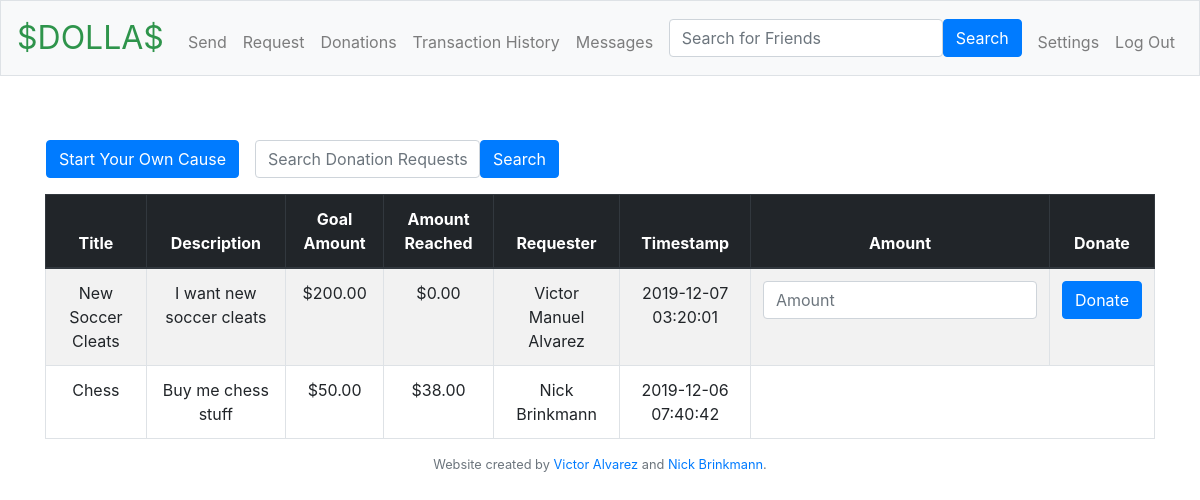
Screenshot of /donations (signed in) with the database file from the repository.
### tables this page shows
CREATE TABLE donation_reqs ( id INTEGER PRIMARY KEY AUTOINCREMENT NOT NULL, requester_id INTEGER NOT NULL, goal NUMERIC DEFAULT NULL, current NUMERIC DEFAULT 0, reached BOOL DEFAULT NULL, title TINYTEXT NOT NULL, description TINYTEXT NOT NULL, date TIMESTAMP DEFAULT CURRENT_TIMESTAMP NOT NULL, FOREIGN KEY (requester_id) REFERENCES users(id));

CREATE TABLE 'users' ('id' INTEGER PRIMARY KEY AUTOINCREMENT NOT NULL, 'username' TEXT NOT NULL, 'fullname' TEXT NOT NULL, 'hash' TEXT NOT NULL, 'cash' NUMERIC NOT NULL DEFAULT 0, cof BOOL DEFAULT 0, card_hash TEXT DEFAULT NULL);

### application.py (the view)
@app.route("/donations", methods=["GET", "POST"])
@login_required
def donations():
    if request.method == "POST":
        amount = float(request.form.get("amount"))
        donreq_id = list(request.form.keys())[1].strip()
        if amount <= 0:
            return apology("Donation amount must be a positive number", 400)
        balance = get_balance()
        cof = db.execute("SELECT cof FROM users WHERE id = :user_id", user_id=session["user_id"])
        cof = cof[0]["cof"]
        if cof == 0:
            if balance < amount:
                return apology("Not enough money & card not on file")
        new_cash = balance - amount
        if new_cash < 0:
            new_cash = 0
        db.execute("UPDATE users SET cash = :new_cash WHERE id = :user_id", new_cash = new_cash, user_id=session["user_id"])
        recipient_id = db.execute("SELECT requester_id FROM donation_reqs WHERE id = :donreq_id", donreq_id=donreq_id)
        recipient_id = recipient_id[0]["requester_id"]
        recipient_cash = db.execute("SELECT cash FROM users WHERE id = :user_id", user_id = recipient_id)
        recipient_cash = recipient_cash[0]["cash"]
        recipient_cash += amount
        db.execute("UPDATE users SET cash = :cash WHERE id = :user_id", cash = recipient_cash, user_id = recipient_id)
        db.execute("INSERT INTO donations (donation_id, donor_id, amount) VALUES (:donation_id, :donor_id, :amount)", donation_id = donreq_id, donor_id = session["user_id"], amount = float(amount))
        db.execute("INSERT INTO transactions (sender_id, recipient_id, amount, msg, confirmed) VALUES (:sender_id, :recipient_id, :amount, 'DONATION', 1)", sender_id = session["user_id"], recipient_id = recipient_id, amount = float(amount))
        info = db.execute("SELECT current, goal FROM donation_reqs WHERE id = :donreq_id", donreq_id = donreq_id)
        current = info[0]["current"]
        goal = info[0]["goal"]
        current += amount
        if current >= goal:
            db.execute("UPDATE donation_reqs SET reached = 1 WHERE id = :donreq_id", donreq_id = donreq_id)
        db.execute("UPDATE donation_reqs SET current = :current WHERE id = :donreq_id", current = current, donreq_id = donreq_id)
        flash("Donation successful. Thank you!")
        return redirect("/")
    else:
        donreqs = db.execute("SELECT * FROM donation_reqs WHERE reached IS NULL ORDER BY id DESC LIMIT 50")
        for donreq in donreqs:
            requester_id = donreq["requester_id"]
            fullname = db.execute("SELECT fullname FROM users WHERE id = :user_id", user_id = requester_id)
            fullname = fullname[0]["fullname"]
            donreq["fullname"] = fullname
            donreq["goal"] = usd(donreq["goal"])
            donreq["current"] = usd(donreq["current"])
        return render_template("donations.html", donreqs = donreqs, user_id = session["user_id"])

### application.py (called while the page is built)
@app.after_request
def after_request(response):
    response.headers["Cache-Control"] = "no-cache, no-store, must-revalidate"
    response.headers["Expires"] = 0
    response.headers["Pragma"] = "no-cache"
    return response

### helpers.py (called while the page is built)
def login_required(f):
    @wraps(f)
    def decorated_function(*args, **kwargs):
        if session.get("user_id") is None:
            return redirect("/login")
        return f(*args, **kwargs)
    return decorated_function

def usd(value):
    return f"${value:,.2f}"

### templates/donations.html (shortened to what this page needs)
{% extends "layout.html" %}
{% block main %}
  <div class="row">
    <form action="/donreq" method="get" class="m-3">
      <button class="btn btn-primary" type="submit">Start Your Own Cause</button>
    </form>
    <form class="form-inline" action="/donation_search" method="get" class="m-3">
      <input class="form-control" autocomplete="off" name="searchname" placeholder="Search Donation Requests" type="text" style="width: 225px">
      <button class="btn btn-primary" type="submit">Search</button>
    </form>
  </div>
  <table class="table table-striped table-bordered">
    <thead class="thead-dark">
      <tr>
        <th scope="col">Title</th>
        <th scope="col">Description</th>
        <th scope="col">Goal Amount</th>
        <th scope="col">Amount Reached</th>
        <th scope="col">Requester</th>
        <th scope="col">Timestamp</th>
        <th scope="col">Amount</th>
        <th scope="col">Donate</th>
      </tr>
    </thead>
    <tbody>
      {% for donreq in donreqs %}
      <tr>
          <td>{{ donreq["title"] }}</td>
          <td>{{ donreq["description"] }}</td>
          <td>{{ donreq["goal"] }}</td>
          <td>{{ donreq["current"] }}</td>
          <td>{{ donreq["fullname"] }}</td>
          <td>{{ donreq["date"] }}</td>
          {% if donreq["requester_id"] != user_id %}
            <form class="form-inline" action="/donations" method="post">
              <td>
                <input autocomplete="off" class="form-control" min="0.01" step="0.01" name="amount" placeholder="Amount" type="number">
              </td>
              <td>
                <button type="submit" class="btn btn-primary" name = "{{ donreq["id"] }}">Donate</button>
              </td>
            </form>
          {% endif %}
      </tr>
      {% endfor %}
    </tbody>
  </table>
{% endblock %}

### templates/layout.html (shortened to what this page needs)
<!DOCTYPE html>
<html lang="en">
    <head>
        <link href="https://maxcdn.bootstrapcdn.com/bootstrap/4.1.3/css/bootstrap.min.css" rel="stylesheet">
        <link href="/static/styles.css" rel="stylesheet">
    </head>
    <body>
        <nav class="navbar navbar-expand-md navbar-light bg-light border">
            <a class="navbar-brand" href="/"><span class="green">$</span><span class="green">D</span><span class="green">O</span><span class="green">L</span><span class="green">L</span><span class="green">A</span><span class="green">$</span></a>
            <div class="collapse navbar-collapse" id="navbar">
                {% if session.user_id %}
                    <ul class="navbar-nav mr-auto mt-2">
                        <li class="nav-item"><a class="nav-link" href="/send">Send</a></li>
                        <li class="nav-item"><a class="nav-link" href="/request">Request</a></li>
                        <li class="nav-item"><a class="nav-link" href="/donations">Donations</a></li>
                        <li class="nav-item"><a class="nav-link" href="/history">Transaction History</a></li>
                        <li class="nav-item"><a class="nav-link" href="/messages">Messages</a></li>
                    </ul>
                    <form class="form-inline" action="/search" method="get">
                        <input class="form-control" autocomplete="off" name="searchname" placeholder="Search for Friends" type="text">
                        <button class="btn btn-primary" type="submit">Search</button>
                    </form>
                    <ul class="navbar-nav ml-auto mt-2">
                        <li class="nav-item"><a class="nav-link" href="/settings">Settings</a></li>
                        <li class="nav-item"><a class="nav-link" href="/logout">Log Out</a></li>
                    </ul>
                {% else %}
                    <ul class="navbar-nav ml-auto mt-2">
                        <li class="nav-item"><a class="nav-link" href="/register">Register</a></li>
                        <li class="nav-item"><a class="nav-link" href="/login">Log In</a></li>
                    </ul>
                {% endif %}
            </div>
        </nav>
        <main class="container pt-5">
            {% block main %}{% endblock %}
        </main>
        <footer class="small text-center text-muted">
            Website created by <a href="https://github.com/valvarez1218">Victor Alvarez</a> and <a href="https://github.com/nick-brinkmann">Nick Brinkmann</a>.
        </footer>
    </body>
</html>

### static/styles.css (style rules this page uses)
nav .navbar-brand { font-size: xx-large; }
nav .navbar-brand .green { color: #2e944b; }
main .form-control { display: inline-block; width: auto; }
main { overflow-x: auto; text-align: center; }
.container { overflow: hidden; width: 100%; }

### rows the page displays
donation_reqs: title "New Soccer Cleats", description "I want new soccer cleats", goal "$200.00", current "$0.00", fullname "Victor Manuel Alvarez", date "2019-12-07 03:20:01"
donation_reqs: title "Chess", description "Buy me chess stuff", goal "$50.00", current "$38.00", fullname "Nick Brinkmann", date "2019-12-06 07:40:42"
